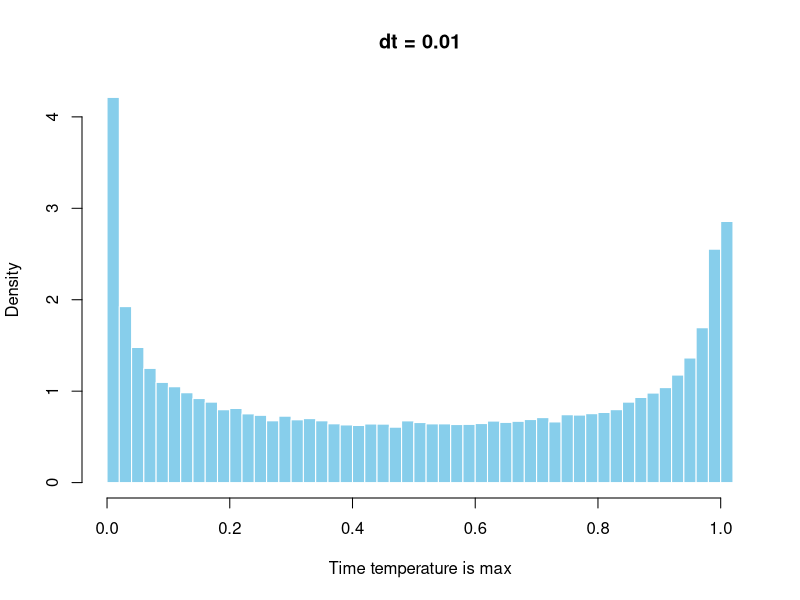
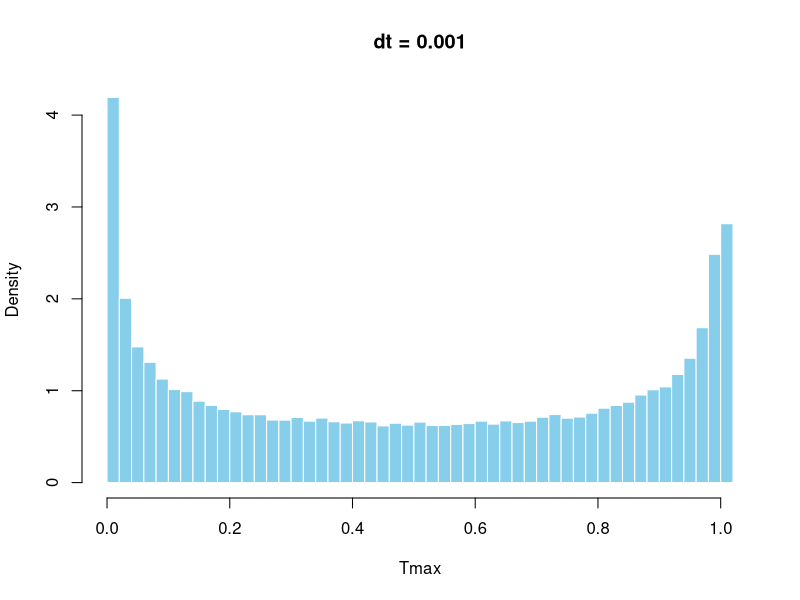
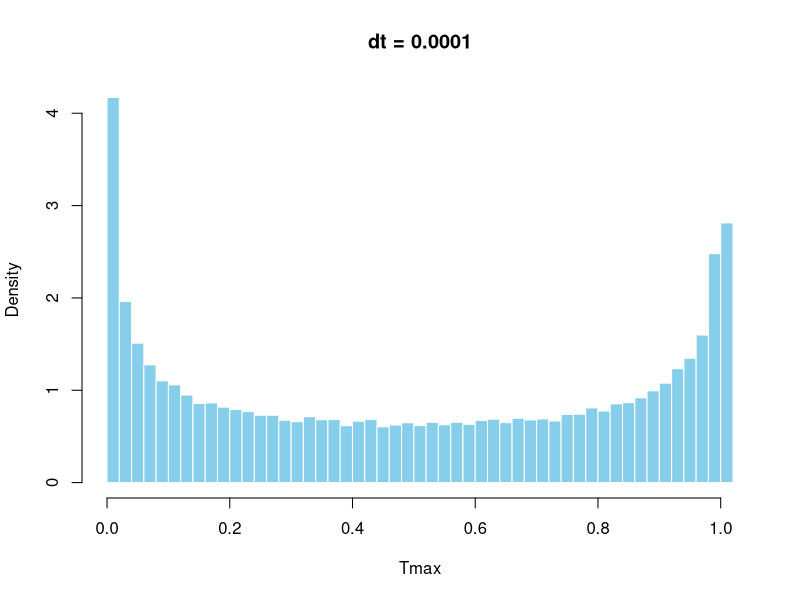

Source code (R) for these figures, in order:
simulate_temperature <- function(dt) {
  Tmax_values <- c(100000) # creates a empty vector for results
  
  # Monte Carlo simulation
  for (i in 1:100000) {
    # stores the increments as a vector
    increments <- rnorm(1/dt, mean = 0, sd = sqrt(dt)) # variance = dt => sd = sqrt(dt)
    
    X <- c(0, cumsum(increments)) # makes a vector of the cumulative value
    
    #which.max() finds the point X is greatest
    Tmax_values[i] <- which.max(X) * dt # the multply bt dt to find the time its greatest
  }
  
  return(Tmax_values) # Return the Tmax values from all simulations
}

# Set simulation parameters
dt <- 0.01  # Time interval ∆t
# Run Simulation
Tmax_values <- simulate_temperature(dt)

# Plot histogram 1
hist(Tmax_values, breaks = 50, probability = TRUE, main = "dt = 0.01",
     xlab = "Time temperature is max", ylab = "Density", col = "skyblue", border = "white")

Tmax_values <- simulate_temperature(dt)

# Plot histogram 2
hist(Tmax_values, breaks = 50, probability = TRUE, main = paste("dt = 0.001"),
     xlab = "Tmax", ylab = "Density", col = "skyblue", border = "white")

Tmax_values <- simulate_temperature(dt)

# Plot histogram 3
hist(Tmax_values, breaks = 50, probability = TRUE, main = paste("dt = 0.0001"),
     xlab = "Tmax", ylab = "Density", col = "skyblue", border = "white")
